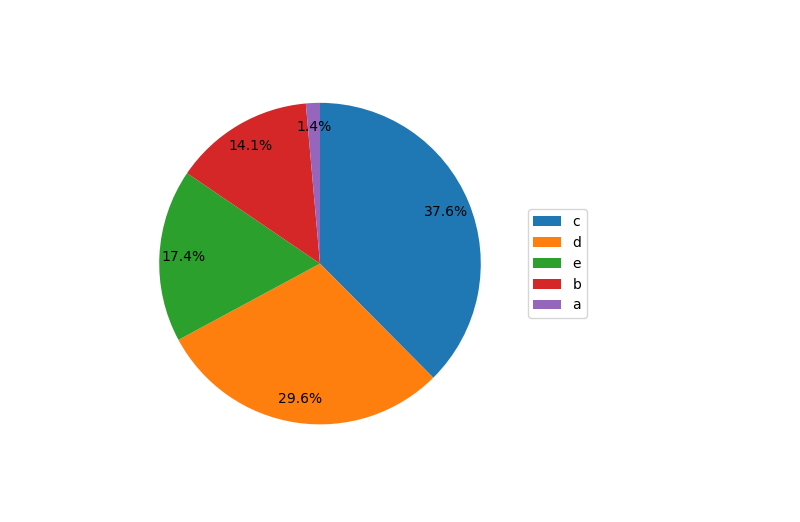

This figure's Python source:
import pandas as pd
import matplotlib.pyplot as plt

# Load the CSV file
df = pd.read_csv('myfile.csv')

# Sort values by column B in descending order
df = df.sort_values(by='B', ascending=False)

# Plotting
plt.figure(figsize=(8, 8))
plt.pie(df['B'], labels=None, startangle=90, counterclock=False, autopct='%1.1f%%', pctdistance=0.85)
plt.legend(df['A'], loc="center left", bbox_to_anchor=(1, 0, 0.5, 1))
plt.subplots_adjust(left=0.1, right=0.7)  # Adjusting to fit legend outside the pie chart
plt.show()
